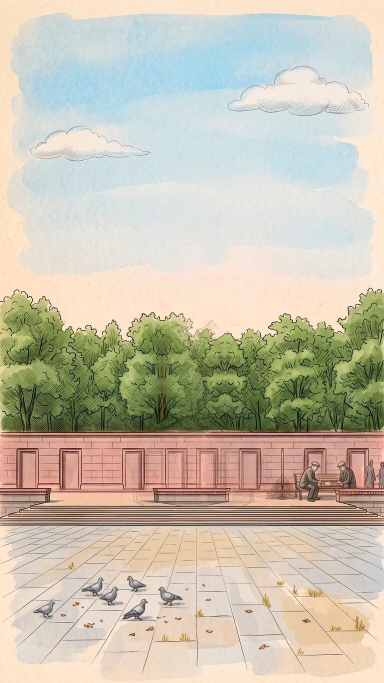
#> input picture tests/lenin/frames/lenin_3_bg.webp, 768 x 1365 px, given in place of lenin_1.webp, which was not available (shown at 1/2 size)
$ python proto_statue.py   (older library calls are emulated)
#> lines starting #> are read from the running program, lines starting #| are printed output that depends on the picture; after the words box and inside, x2 and y2 are one past the last pixel; in counts of white or black regions, pixels touching at a corner belong together; pictures that were not available may be replaced by others from this repository, and a replacement may not be noted
### tests/lenin/source/s18/esim.py
"""s18: математика движка в numpy (для замеров цвета, без снимков сайта).
day(): дневная обработка зелени из engine/viewer.js (GREEN_HUE/PULL/SAT, DAY_MIX), без неба; night(): NIGHT_DIM."""
import numpy as np, cv2, sys
from PIL import Image
from pathlib import Path
FR=['lenin_1','lenin_2','lenin_3','lenin_4','lenin_6']
VIEW={n:i+1 for i,n in enumerate(FR)}            # номера Нарека 1–5 = порядок просмотра
def ss(a,b,x): t=np.clip((x-a)/(b-a),0,1); return t*t*(3-2*t)
# [34 lines left out: functions rgb2hsv, hsv2rgb, day, night, lab_stats, not called in this run]
def load(B,n,suf='',mode='RGB',d='frames'):
#> called with B = '.', n = 'lenin_1', suf = '', mode = 'RGB', d = 'frames'
    return np.asarray(Image.open(f'{B}/{d}/{n}{suf}.webp').convert(mode))
#> returned value is the input picture: shape (1365, 768, 3); mean R, G, B 199.5, 192.5, 174.7
#> call 2 of load, with B = '.', n = 'lenin_1', suf = '_building', mode = 'RGBA', d = 'frames'
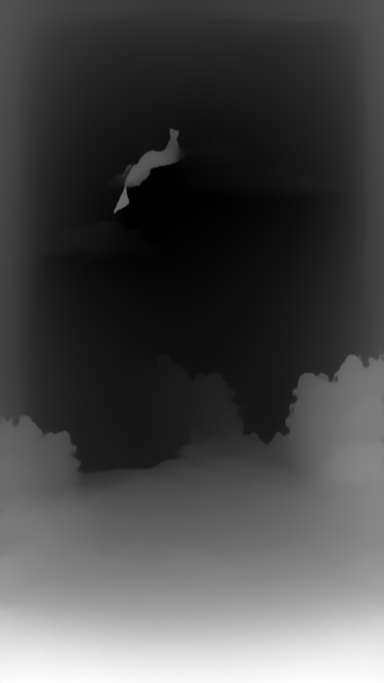
#> input picture tests/lenin/frames/lenin_4_bg_depth.webp, 768 x 1365 px, given in place of lenin_1_building.webp, which was not available (shown at 1/2 size)
#> `a = esim.load('.', n, '_building', 'RGBA')[..., 3]`: a: shape (1365, 768); every value is 255
#> in load, returned value is the input picture: shape (1365, 768, 3); min 0, max 254, mean 73

### tests/lenin/source/s16/night_s16.py
import numpy as np, cv2, json
from PIL import Image
from scipy import ndimage
import win4
WARM=np.array([255,204,138.])
# [38 lines left out: functions transfer, paint_windows, not called in this run]
def statue_mask(day,alpha):
    hsv=cv2.cvtColor(day,cv2.COLOR_RGB2HSV).astype(int); h,s=hsv[...,0],hsv[...,1]
    pink=((h<=12)|(h>=165))&(s>=38)
#> pink: shape (1365, 768) bool; 13.7% white; 769 white regions (677 under 20 px), largest, box (x1, y1, x2, y2) and area: (0, 859, 768, 1053) 131724, (384, 537, 568, 587) 2454, (256, 535, 305, 579) 906
    a=alpha.astype(np.float32)/255
#> a: shape (1365, 768) float32; every value is 1
    st=(a>0.5)&~pink
    ys=np.where((a>0.5).any(1))[0]; top=ys.min()
#> after `ys = np.where((a > 0.5).any(1))[0]`: ys = 1365 values from 0 to 1364
#> after `top = ys.min()`: top = 0
    st=cv2.morphologyEx(st.astype(np.uint8),cv2.MORPH_OPEN,np.ones((3,3),np.uint8))
#> st: shape (1365, 768); values 0 (black) and 1 (white), 85.8% white; 562 black regions (468 under 20 px), largest, box (x1, y1, x2, y2) and area: (0, 859, 768, 1055) 136015, (384, 537, 576, 587) 2805, (256, 535, 305, 579) 993
    nn,lab,stt,_=cv2.connectedComponentsWithStats(st)
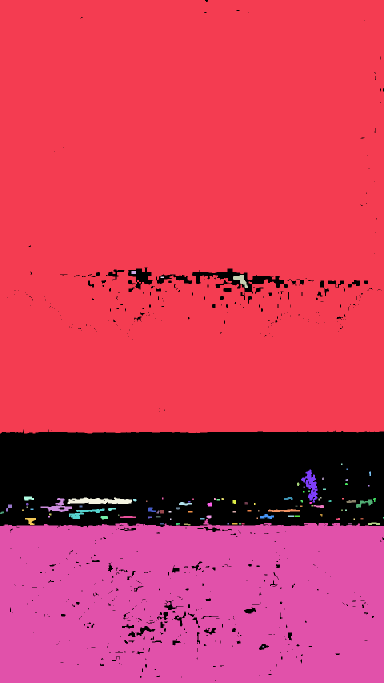
#> lab: shape (1365, 768) int32 (shown at 1/2 size); 99 distinct labels, from 0 to 98; one colour per label, 0 black
#> nn = 99; stt = 99 rows, first 6: [0, 0, 768, 1362, 148942], [0, 0, 768, 867, 655849], [263, 542, 9, 6, 54], [466, 550, 30, 26, 337], [321, 553, 7, 3, 21], [682, 927, 3, 3, 9]
    cand=[i for i in range(1,nn) if stt[i][1]<=top+6 and stt[i][4]>150]
#> cand = [1]
    m=np.isin(lab,cand)
#> m: shape (1365, 768) bool; 62.6% white; 219 black regions (185 under 20 px), largest, box (x1, y1, x2, y2) and area: (0, 859, 768, 1365) 384482, (384, 537, 576, 587) 3142, (256, 535, 305, 579) 1047
    m=cv2.morphologyEx(m.astype(np.uint8),cv2.MORPH_CLOSE,np.ones((7,7),np.uint8)).astype(bool)&(a>0.5)
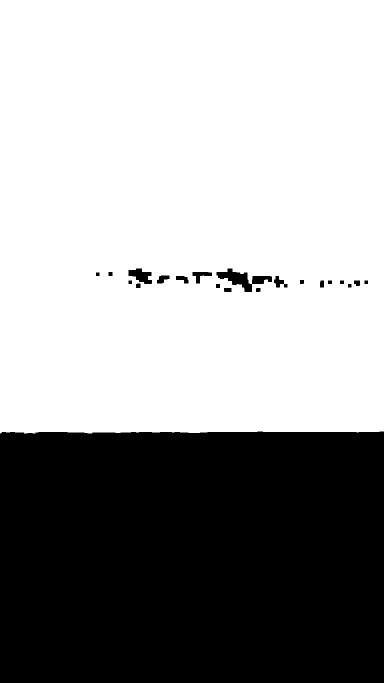
#> m: shape (1365, 768) bool (shown at 1/2 size); 62.8% white; 21 black regions, largest, box (x1, y1, x2, y2) and area: (0, 863, 768, 1365) 384417, (433, 537, 544, 584) 2041, (257, 537, 304, 568) 877
    ys=np.where(m.any(1))[0]
#> ys = 867 values from 0 to 866
    return m,a,ys.min(),ys.max()
# [50 lines left out: functions light_statue, silhouettes, not called in this run]

### tests/lenin/source/s17/night_s17.py
"""s17: прожектор на статую ночью. Свет снизу, с земли перед постаментом: тёплый, статуя — самый яркий объект кадра,
лицо и пальто читаются (штрих берётся из дневного рисунка), к верху свет мягко слабеет. Постамент освещён слабее статуи.
Только внутри силуэта (без ореола наружу — урок s8/s14). Пятно тёплого света на земле у основания."""
import numpy as np, cv2
from scipy import ndimage
WARM=np.array([1.0,0.80,0.56])
def to_lin(x): x=np.clip(x/255.0,0,1); return np.where(x<=0.04045,x/12.92,((x+0.055)/1.055)**2.4)
def to_srgb(x): x=np.clip(x,0,1); return 255*np.where(x<=0.0031308,x*12.92,1.055*x**(1/2.4)-0.055)
def soft_inside(m,er=1,blur=0.8):
    inner=cv2.erode(m.astype(np.uint8),np.ones((2*er+1,2*er+1),np.uint8)).astype(np.float32)
    return np.maximum(cv2.GaussianBlur(inner,(0,0),blur),inner)*m
# [46 lines left out: function floodlight, not called in this run]
def clean_statue(st, day):
    """маска статуи без просветов неба/бумаги (между ног — «дыра», урок s8) и без зелени/фона вокруг мелкой статуи на видах сверху.
    Светлое в ВЕРХНЕЙ трети (лысина, блики) — оставляем: это сама статуя."""
    hsv=cv2.cvtColor(np.clip(day,0,255).astype(np.uint8),cv2.COLOR_RGB2HSV).astype(int)
    h,s,v=hsv[...,0],hsv[...,1],hsv[...,2]
    green=(h>=30)&(h<=85)&(s>35)
#> green: shape (1365, 768) bool; 15.3% white; 11 white regions (8 under 20 px), largest, box (x1, y1, x2, y2) and area: (0, 584, 768, 863) 160227, (322, 797, 327, 812) 54, (323, 816, 326, 834) 30
    skyish=((h>=85)&(h<=135)&(s>18))|((v>215)&(s<50))
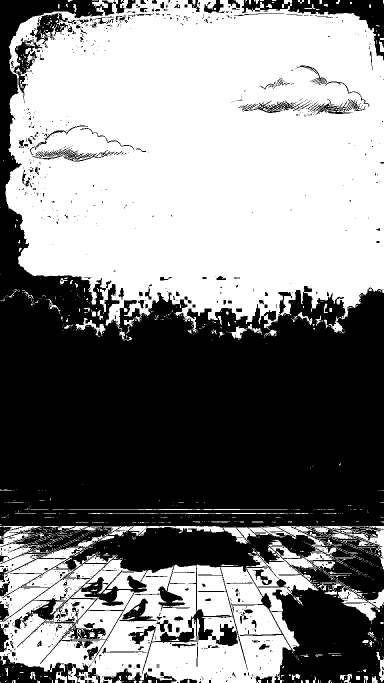
#> skyish: shape (1365, 768) bool (shown at 1/2 size); 52.3% white; 1072 black regions (914 under 20 px), largest, box (x1, y1, x2, y2) and area: (0, 0, 768, 1365) 461329, (484, 0, 768, 121) 8027, (0, 1308, 201, 1365) 5215
    ys=np.where(st.any(1))[0]; y0,y1=ys.min(),ys.max()
#> after `ys = np.where(st.any(1))[0]`: ys = 867 values from 0 to 866
#> after `y0, y1 = (ys.min(), ys.max())`: y0 = 0; y1 = 866
    lab,nn=ndimage.label(skyish&st)
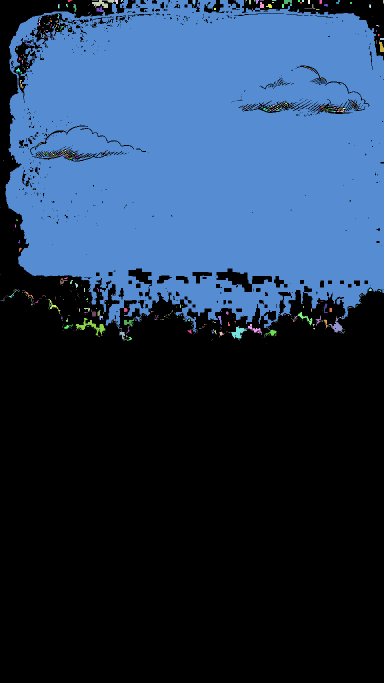
#> lab: shape (1365, 768) int32 (shown at 1/2 size); 750 distinct labels, from 0 to 749; one colour per label, 0 black
#> nn = 749
    gap=np.zeros_like(st)
    for i,sl in enumerate(ndimage.find_objects(lab),1):
        r=lab[sl]==i; yc=sl[0].start+np.argwhere(r)[:,0].mean()
        if yc>y0+0.33*(y1-y0) and r.sum()>=6: gap[sl]|=r
#> this loop made 749 passes
#> yc on passes 1 to 3: 1.08, 0, 6.49
#> gap: shape (1365, 768) bool; 39.1% white; 71 white regions (42 under 20 px), largest, box (x1, y1, x2, y2) and area: (11, 0, 768, 665) 406698, (151, 636, 211, 671) 572, (647, 632, 687, 666) 391
    gap=ndimage.binary_dilation(gap,iterations=2)&st
#> gap: shape (1365, 768) bool; 41.3% white; 29 white regions, largest, box (x1, y1, x2, y2) and area: (9, 0, 768, 684) 430411, (182, 618, 208, 642) 350, (94, 596, 123, 630) 335
    gap=ndimage.binary_fill_holes(ndimage.binary_closing(gap,iterations=4))&st   # обрывки облаков внутри просвета
#> gap: shape (1365, 768) bool; 42.3% white; 6 white regions, box (x1, y1, x2, y2) and area: (9, 4, 764, 684) 442737, (49, 581, 78, 613) 316, (421, 658, 448, 673) 209, (15, 579, 38, 598) 139, (307, 629, 320, 642) 92, (4, 598, 9, 605) 25
    out=st&~gap&~green
#> out: shape (1365, 768) bool; 5.2% white; 51 white regions (30 under 20 px), largest, box (x1, y1, x2, y2) and area: (0, 0, 768, 684) 43051, (265, 598, 473, 684) 5363, (0, 800, 768, 867) 3656
    if st.sum()<12000: out&=(v<205); out=cv2.erode(out.astype(np.uint8),np.ones((3,3),np.uint8)).astype(bool)   # мелкая статуя (виды сверху): край маски заходит на светлый фон — только тёмная бронза
    out=ndimage.binary_opening(out,iterations=1)
#> out: shape (1365, 768) bool; 5.2% white; 51 white regions (17 under 20 px), largest, box (x1, y1, x2, y2) and area: (0, 0, 768, 682) 42111, (265, 598, 473, 684) 5325, (243, 858, 584, 866) 1466
    lab2,n2=ndimage.label(out)
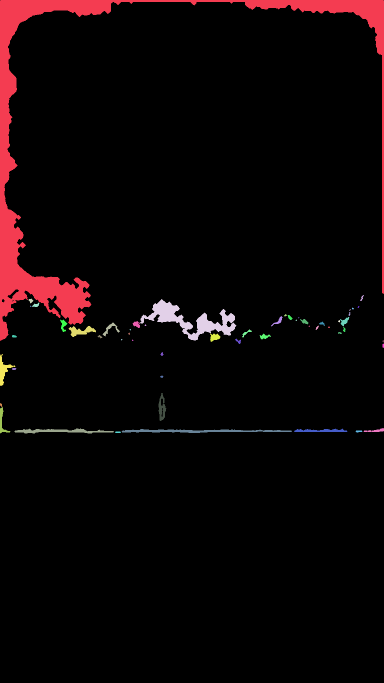
#> lab2: shape (1365, 768) int32 (shown at 1/2 size); 55 distinct labels, from 0 to 54; one colour per label, 0 black
#> n2 = 54
    if n2>1:   # самый большой кусок + всё, что не мельче 2 % от него
        sz=ndimage.sum(out,lab2,range(1,n2+1)); keep=[i+1 for i,z in enumerate(sz) if z>=(0.02 if st.sum()>=12000 else 0.5)*sz.max()]   # мелкая статуя: без осколков карниза
#> after `sz = ndimage.sum(out, lab2, range(1, n2 + 1))`: sz = 54 values, max 42111 at index 0, min 5 at index 5, mean 1006.9
#> after `keep = [i + 1 for i, z in enumerate(sz) if z >= (0.02 if st.sum() >= 1`: keep = [1, 4, 50, 52]
        out=np.isin(lab2,keep)
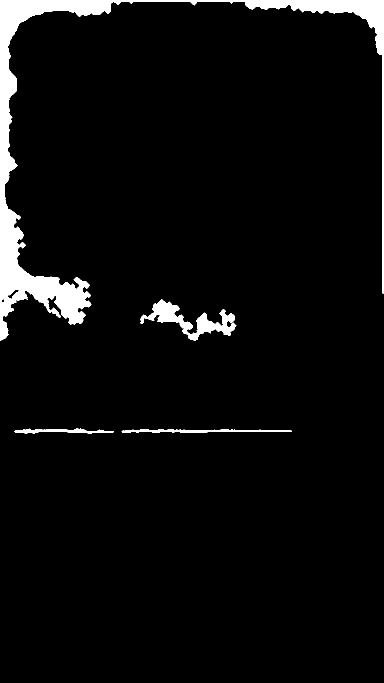
#> out: shape (1365, 768) bool (shown at 1/2 size); 4.7% white; 4 white regions, box (x1, y1, x2, y2) and area: (0, 0, 768, 682) 42111, (280, 598, 473, 681) 4973, (243, 858, 584, 866) 1466, (29, 857, 228, 867) 1024
    return out, gap

### tests/lenin/source/s18/proto_statue.py
import sys, json, numpy as np
from PIL import Image
sys.path.insert(0,'source/s18'); sys.path.insert(0,'source/s16'); sys.path.insert(0,'source/s17')
import esim, night_s16, night_s17, nightcheck, bronze
tiles=[]; rows=[]
for n in esim.FR:
    d=esim.load('.',n).astype(np.float32); a=esim.load('.',n,'_building','RGBA')[...,3]; nt=esim.load('.',n,'_night').astype(np.float32)
    st0,_,_,_=night_s16.statue_mask(d.astype(np.uint8),a); st,gap=night_s17.clean_statue(st0,d)
#> (the run stopped early here; a loop or call above may not have finished)
